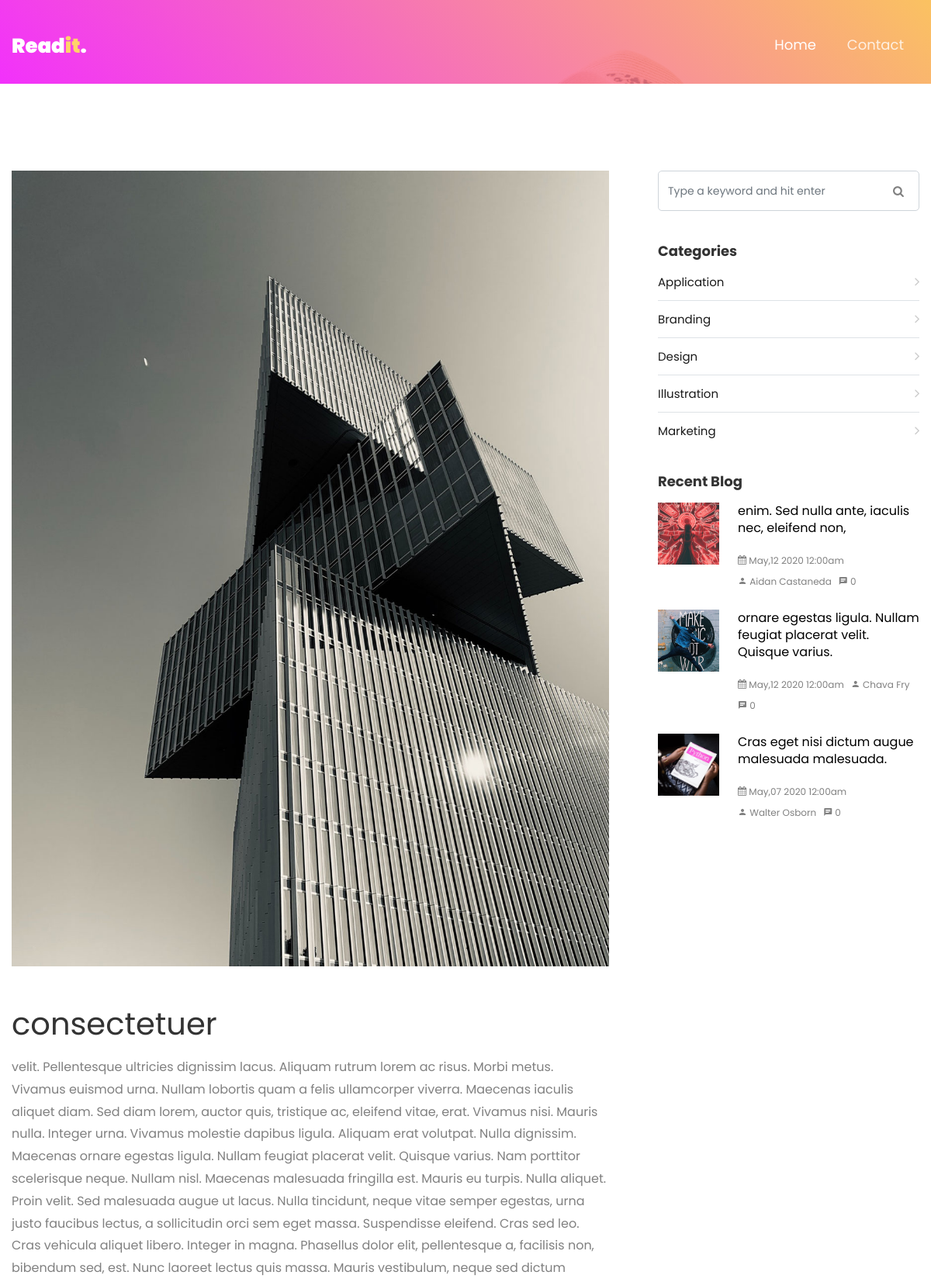
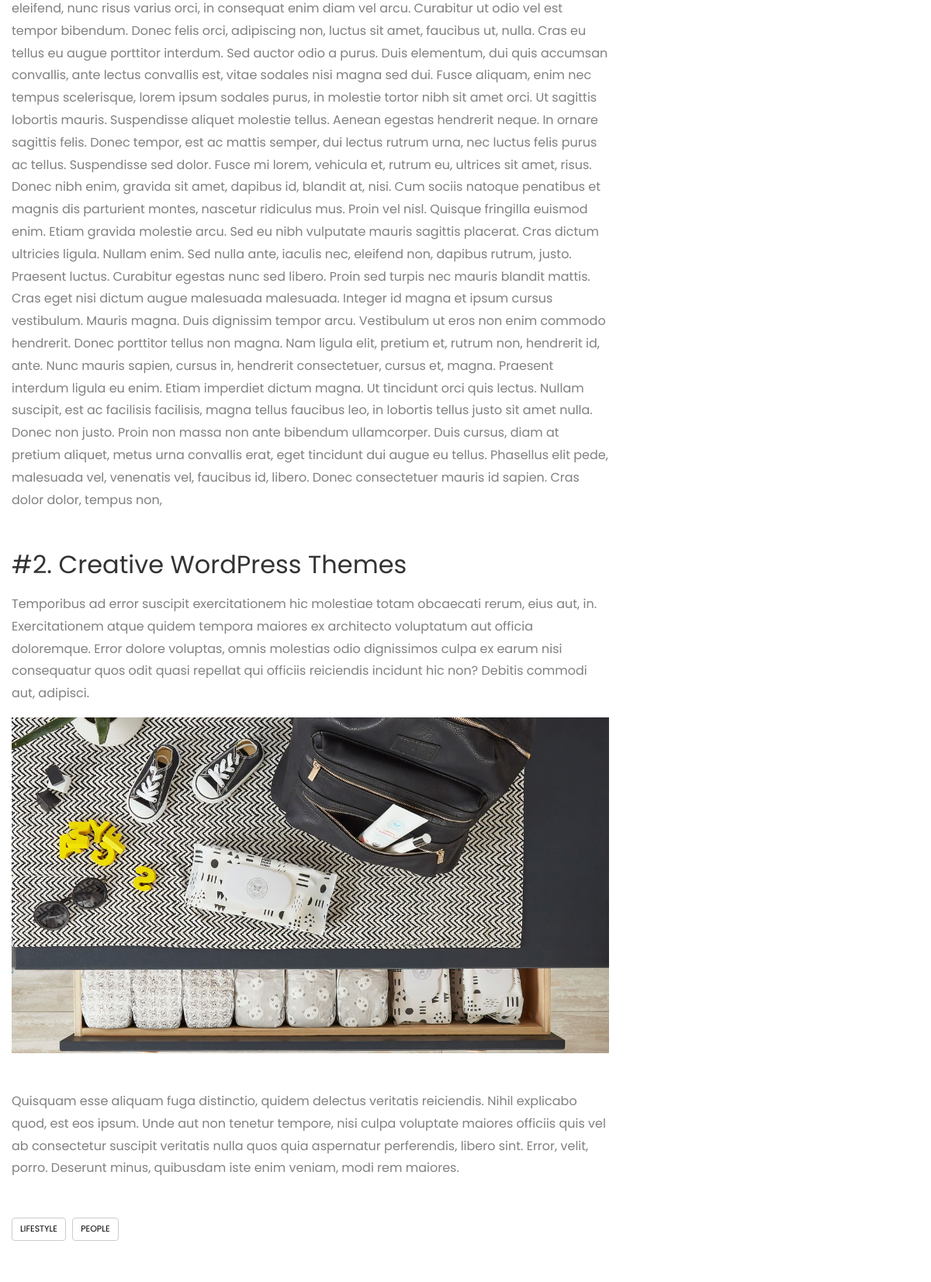
/posts/88/consectetuer.html (upper part), run on the app's committed database (2 pictures, top to bottom).
### tables this page shows
CREATE TABLE `posts` (
  `id` int(10) unsigned NOT NULL AUTO_INCREMENT,
  `title` varchar(255) NOT NULL,
  `created_at` datetime DEFAULT NULL,
  `resume` varchar(255) DEFAULT NULL,
  `image` varchar(45) DEFAULT NULL,
  `content` text,
  `author_id` int(10) unsigned NOT NULL,
  `category_id` int(10) unsigned NOT NULL,
  PRIMARY KEY (`id`),
  KEY `fk_posts_authors_idx` (`author_id`),
  KEY `fk_posts_categories1_idx` (`category_id`),
  CONSTRAINT `fk_posts_authors` FOREIGN KEY (`author_id`) REFERENCES `authors` (`id`) ON DELETE NO ACTION ON UPDATE NO ACTION,
  CONSTRAINT `fk_posts_categories1` FOREIGN KEY (`category_id`) REFERENCES `categories` (`id`) ON DELETE NO ACTION ON UPDATE NO ACTION
);

CREATE TABLE `tags` (
  `id` int(10) unsigned NOT NULL AUTO_INCREMENT,
  `name` varchar(45) NOT NULL,
  PRIMARY KEY (`id`)
);

CREATE TABLE `categories` (
  `id` int(10) unsigned NOT NULL AUTO_INCREMENT,
  `name` varchar(45) NOT NULL,
  PRIMARY KEY (`id`)
);

CREATE TABLE `authors` (
  `id` int(10) unsigned NOT NULL AUTO_INCREMENT,
  `lastname` varchar(45) NOT NULL,
  `firstname` varchar(45) DEFAULT NULL,
  `biography` text,
  `image` varchar(45) DEFAULT NULL,
  PRIMARY KEY (`id`)
);

### app/views/posts/show.php (called while the page is built, shortened)
<?php include '../app/views/posts/_show.php'; ?>
<?php include '../app/views/tags/postsTag.php'; ?>

### app/controllers/postsController.php (called while the page is built, shortened)
<?php
function showAction(PDO $conn, string $id)
{
    include_once '../app/models/postsModel.php';
    include_once '../app/models/tagsModel.php';
    $post = PostsModel\findOneById($conn, $id);
    $tags = TagsModel\findAllByPostId($conn, $id);
    include '../app/views/posts/show.php';
}

### app/routers/posts.php (called while the page is built, shortened)
<?php
include_once '../app/controllers/postsController.php';
switch ($_GET['posts']):
    case 'show':
        PostsController\showAction($conn,$_GET['id']);
        break;
endswitch;

### app/routers/index.php (called while the page is built)
<?php
if (isset($_GET['users'])):
     include_once '../app/routers/users.php';
elseif (isset($_GET['comments']) and $_GET['comments'] == 'add'):
     include_once '../app/controllers/commentsController.php';
     \App\Controllers\CommentsController\storeAction($conn);
elseif (isset($_GET['contact'])):
     include_once '../app/routers/contact.php';
elseif (isset($_GET['tags'])):
     include_once '../app/routers/tags.php';
elseif (isset($_GET['categories'])):
     include_once '../app/routers/categories.php';
elseif (isset($_GET['posts'])):
     include_once '../app/routers/posts.php';
else:
     include_once '../app/controllers/postsController.php';
     \App\Controllers\PostsController\indexAction($conn);
endif;

### public/index.php (called while the page is built)
<?php
require_once '../core/init.php';
require_once '../app/routers/index.php';
require_once '../app/views/templates/default.php';

### app/models/postsModel.php (called while the page is built, shortened)
<?php
function findAll(PDO $conn, int $page = 1, bool $withNextPage = false, int $limit = 10): array
{
    $page = max(1, $page);
    $limit = max(1, $limit);
    $offset = ($page - 1) * $limit;
    $queryLimit = $withNextPage ? $limit + 1 : $limit;
    $sql = "SELECT p.*, a.id AS authorId, a.firstname, a.lastname,
                   COUNT(c.id) AS commentsCount
            FROM posts p
            JOIN authors a ON p.author_id = a.id
            LEFT JOIN comments c ON c.post_id = p.id
            GROUP BY p.id, p.title, p.created_at, p.resume, p.image,
                     p.content, p.author_id, p.category_id,
                     a.id, a.firstname, a.lastname
            ORDER BY p.created_at DESC
            LIMIT {$queryLimit}
            OFFSET {$offset};";
    $rs = $conn->query($sql);
    $posts = $rs->fetchAll(PDO::FETCH_ASSOC);
    return $posts;
}
function findOneById(PDO $conn, string $id): array
{
    $sql = "SELECT *
            FROM posts
            WHERE id = :id;";
    $rs = $conn->prepare($sql);
    $rs->bindValue(':id', $id, PDO::PARAM_INT);
    $rs->execute();
    $post = $rs->fetch(PDO::FETCH_ASSOC);
    return $post;
}

### app/models/tagsModel.php (called while the page is built, shortened)
<?php
function findAllByPostId(PDO $conn, string $id): array
{
    $sql = "SELECT t.id AS tagsId, t.name AS tagsName
            FROM posts_has_tags pht
            JOIN tags t ON pht.tag_id = t.id
            WHERE post_id = :id
            ORDER BY t.name ASC;";
    $rs = $conn->prepare($sql);
    $rs->bindValue(':id', $id, PDO::PARAM_INT);
    $rs->execute();
    $tags = $rs->fetchAll(PDO::FETCH_ASSOC);
    return $tags;
}

### core/helpers.php (called while the page is built, shortened)
<?php
function slugify(string $text): string {
    $text = iconv('UTF-8', 'ASCII//TRANSLIT//IGNORE', $text);
    $text = strtolower($text);
    $text = preg_replace('/[^a-z0-9]+/', '-', $text);
    $text = trim($text, '-');
    return empty($text) ? 'n-a' : $text;
}

### app/models/categoriesModel.php (called while the page is built, shortened)
<?php
function findAll(PDO $conn): array
{
    $sql = "SELECT *
            FROM categories
            ORDER BY name ASC;";
    $rs = $conn->query($sql);
    $categories = $rs->fetchAll(PDO::FETCH_ASSOC);
    return $categories;
}

### app/views/posts/recentPost.php (the view)
<h3>Recent Blog</h3>
<?php
 include_once '../app/models/postsModel.php';
 global $conn;
 $posts = \App\Models\PostsModel\findAll($conn, 1, false, 3);
 foreach ($posts as $post):
   $created_at = strtotime($post['created_at']); ?>
  <div class="block-21 mb-4 d-flex">
    <a class="blog-img mr-4" style="background-image: url(images/<?php echo $post['image']; ?>);"></a>
    <div class="text">
      <h3 class="heading"><a href="posts/<?php echo $post['id']; ?>/<?php echo Core\Helpers\slugify($post['title']); ?>.html"><?php echo $post['title']; ?></a></h3>
      <div class="meta">
        <div><a href="posts/<?php echo $post['id']; ?>/<?php echo Core\Helpers\slugify($post['title']); ?>.html"><span class="icon-calendar"></span> <?php echo date('F,d Y  g:ia', $created_at); ?></a></div>
        <div><a href="posts/<?php echo $post['id']; ?>/<?php echo Core\Helpers\slugify($post['title']); ?>.html"><span class="icon-person"></span> <?php echo $post['firstname'] . ' ' . $post['lastname']; ?></a></div>
        <div><a href="posts/<?php echo $post['id']; ?>/<?php echo Core\Helpers\slugify($post['title']); ?>.html"><span class="icon-chat"></span> <?php echo (int) $post['commentsCount']; ?></a></div>
      </div>
    </div>
  </div>
<?php endforeach; ?>

### app/views/posts/_show.php (shortened to what this page needs)
<p class="mb-5">
  <img src="images/<?php echo $post['image'] ?>" alt="<?php echo htmlspecialchars($post['title']); ?>" class="img-fluid">
</p>
<h1 class="mb-3 h1"><?php echo htmlspecialchars($post['title']); ?></h1>
<p><?php echo htmlspecialchars($post['content']); ?></p>
<h2 class="mb-3 mt-5">#2. Creative WordPress Themes</h2>
<p>Temporibus ad error suscipit exercitationem hic molestiae totam obcaecati rerum, eius aut, in. Exercitationem atque quidem tempora maiores ex architecto voluptatum aut officia doloremque. Error dolore voluptas, omnis molestias odio dignissimos culpa ex earum nisi consequatur quos odit quasi repellat qui officiis reiciendis incidunt hic non? Debitis commodi aut, adipisci.</p>
<p class="mb-5">
  <img src="images/image_2.jpg" alt="" class="img-fluid">
</p>
<p>Quisquam esse aliquam fuga distinctio, quidem delectus veritatis reiciendis. Nihil explicabo quod, est eos ipsum. Unde aut non tenetur tempore, nisi culpa voluptate maiores officiis quis vel ab consectetur suscipit veritatis nulla quos quia aspernatur perferendis, libero sint. Error, velit, porro. Deserunt minus, quibusdam iste enim veniam, modi rem maiores.</p>

### app/views/tags/postsTag.php (shortened to what this page needs)
<div class="tag-widget post-tag-container mb-5 mt-5">
    <div class="tagcloud">
        <?php foreach ($tags as $tag): ?>
            <a href="tags/<?php echo $tag['tagsId']; ?>/<?php echo Core\Helpers\slugify($tag['tagsName']); ?>.html" class="tag-cloud-link"><?php echo htmlspecialchars($tag['tagsName']); ?></a>
        <?php endforeach; ?>
    </div>
</div>

### app/views/categories/_index.php
<h3>Categories</h3>
<?php include_once '../app/models/categoriesModel.php';
global $conn;
$categories = \App\Models\CategoriesModel\findAll($conn);
foreach ($categories as $category) : ?>
    <li><a href="categories/<?php echo $category['id']; ?>/<?php echo Core\Helpers\slugify($category['name']); ?>.html"> <?php echo htmlspecialchars($category['name']); ?> <span class="ion-ios-arrow-forward"></span></a></li>
<?php endforeach; ?>

### public/css/icomoon.css (style rules this page uses)
[class^="icon-"], [class*=" icon-"] { font-family: 'icomoon' !important; speak: none; font-style: normal; font-weight: normal; font-variant: normal; text-transform: none; line-height: 1; -webkit-font-smoothing: antialiased; -moz-osx-font-smoothing: grayscale; }
.icon-calendar:before { content: "\f073"; }
.icon-chat:before { content: "\e0b7"; }
.icon-person:before { content: "\e7fd"; }

### data on the page
posts: image (picture), title "consectetuer", content "velit. Pellentesque ultricies dignissim lacus. Aliquam rutrum lorem ac risus. Morbi metus. Vivamus euismod urna. Nullam lobortis quam a felis ullamcorper viverra. Maecenas iaculis aliquet diam. Sed diam lorem, auctor quis, tristique ac, eleifend vitae, erat. Vivamus nisi. Mauris nulla. Integer urna. Vivamus molestie dapibus ligula. Aliquam erat volutpat. Nulla dignissim. Maecenas ornare egestas ligula. Nullam feugiat placerat velit. Quisque varius. Nam porttitor scelerisque neque. Nullam nisl. Maecenas malesuada fringilla est. Mauris eu turpis. Nulla aliquet. Proin velit. Sed malesuada augue ut lacus. Nulla tincidunt, neque vitae semper egestas, urna justo faucibus lectus, a sollicitudin…"
tags: name "LIFESTYLE"
tags: name "PEOPLE"
categories: name "Application"
categories: name "Branding"
categories: name "Design"
categories: name "Illustration"
categories: name "Marketing"
posts: image (picture), title "enim. Sed nulla ante, iaculis nec, eleifend non,", created_at "May,12 2020 12:00am", author.firstname "Aidan", author.lastname "Castaneda", commentsCount "0"
posts: image (picture), title "ornare egestas ligula. Nullam feugiat placerat velit. Quisque varius.", created_at "May,12 2020 12:00am", author.firstname "Chava", author.lastname "Fry", commentsCount "0"
posts: image (picture), title "Cras eget nisi dictum augue malesuada malesuada.", created_at "May,07 2020 12:00am", author.firstname "Walter", author.lastname "Osborn", commentsCount "0"
